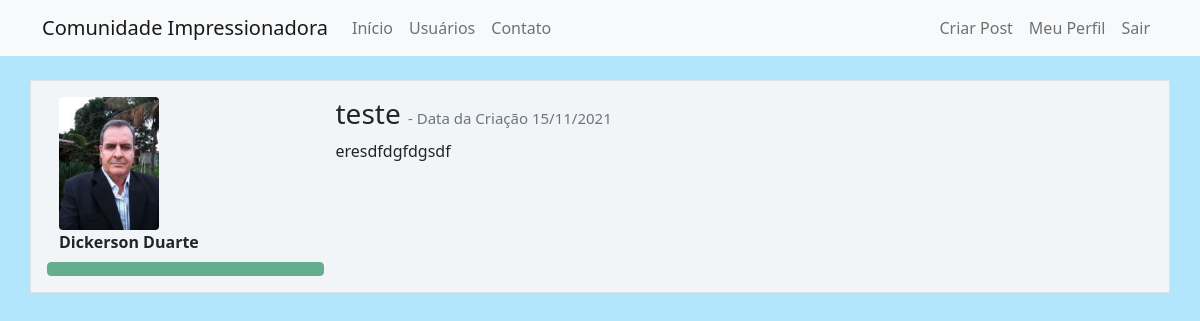
Page /post/4 (signed in) on the committed database.
### comunidadeimpressionadora/models.py (models this page shows)
class Usuario(database.Model, UserMixin):
    id = database.Column(database.Integer, primary_key=True)
    username = database.Column(database.String, nullable=False)
    email = database.Column(database.String, nullable=False, unique=True)
    senha = database.Column(database.String, nullable=False)
    foto_perfil = database.Column(database.String, default='default.jpg')
    posts = database.relationship('Post', backref='autor', lazy=True)
    cursos = database.Column(database.String, nullable=False, default='Não Informado')

class Post(database.Model):
    id = database.Column(database.Integer, primary_key=True)
    titulo = database.Column(database.String, nullable=False)
    corpo = database.Column(database.Text, nullable=False)
    data_criacao = database.Column(database.DateTime, nullable=False, default=datetime.utcnow)
    id_usuario = database.Column(database.Integer, database.ForeignKey('usuario.id'), nullable=False)

### comunidadeimpressionadora/routes.py (the view)
@app.route('/post/<post_id>', methods=['GET', 'POST'])
@login_required
def exibir_post(post_id):
    post = Post.query.get(post_id)
    if current_user == post.autor:
        form = FormCriarPost()
        if request.method == 'GET':
            form.titulo.data = post.titulo
            form.corpo.data = post.corpo
        elif form.validate_on_submit():
            post.titulo = form.titulo.data
            post.corpo = form.corpo.data
            database.session.commit()
            flash('Post Atualizado com Sucesso', 'alert-success')
            return redirect(url_for('home'))
    else:
        form = None
    return render_template('post.html', post=post, form=form)

### comunidadeimpressionadora/models.py (called while the page is built)
@login_menager.user_loader
def load_usuario(id_usuario):
    return Usuario.query.get(int(id_usuario))

### comunidadeimpressionadora/templates/post.html (shortened to what this page needs)
{% extends 'base.html' %}
{% block body %}
        <div class="container mt-3">
            <div class="row border mt-4 p-3 meupost">
                <div class="col col-3">
                    <div class="image pe-2"> <img src="{{ url_for('static', filename='fotos_perfil/{}'.format(post.autor.foto_perfil)) }}" class="rounded" width="100"> </div>
                    <strong>{{ post.autor.username }}</strong>
                    <div class="row justify-content-center">
                            {% for curso in post.autor.cursos.split(';') %}
                                <button type="button" class="btn btn-success mt-2" disabled>{{ curso }}</button>
                            {% endfor %}
                    </div>
                </div>
                <div class="col col-9">
                    <h3>{{ post.titulo }}
                        <small class="text-muted" style="font-size: 15px"> - Data da Criação {{ post.data_criacao.strftime('%d/%m/%Y')}}
                        </small>
                    </h3>
                    <p>{{ post.corpo }}</p>
                </div>
            </div>
        </div>
{% endblock %}

### comunidadeimpressionadora/static/main.css (style rules this page uses)
body { background-color: #B3E5FC; border-radius: 10px }
.meupost { background: #f2f5f8 !important; }

### rows in the picture
Usuario: foto_perfil (picture), autor.username "Dickerson Duarte"
Post: titulo "teste", data_criacao "15/11/2021", corpo "eresdfdgfdgsdf"
